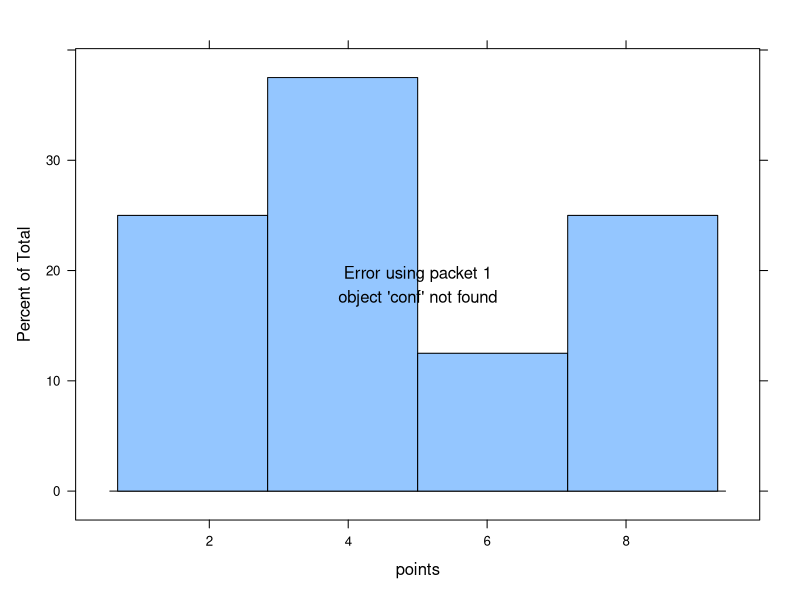
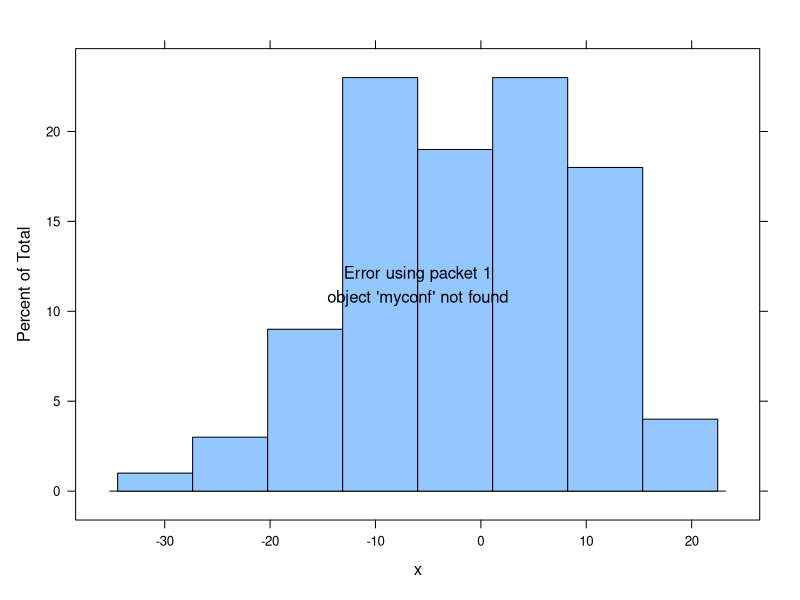

Reproduce these figures in R, in order.
require(lattice)
require(latticeExtra)

realconf <<- c(1, 1.5, 2)
graphing <- function(points, conf){
  cat("conf=", conf, "\n")
  a <- histogram(~points)
  b <- layer(panel.abline(v = 2:4, lwd=3))
  c <- layer(panel.abline(v=conf))
  d <- layer(pabel.abline(v=realconf))
  e <- a + c
  return(e)
}
graphing(points=c(1,2,3,4,5,7,8,9), conf=c(2,4))

x <- rnorm(100, 0, 10); myconf <- c(2, 4)
a <- histogram(~x)
c <- layer(panel.abline(v=myconf))
d <- a + c
d
